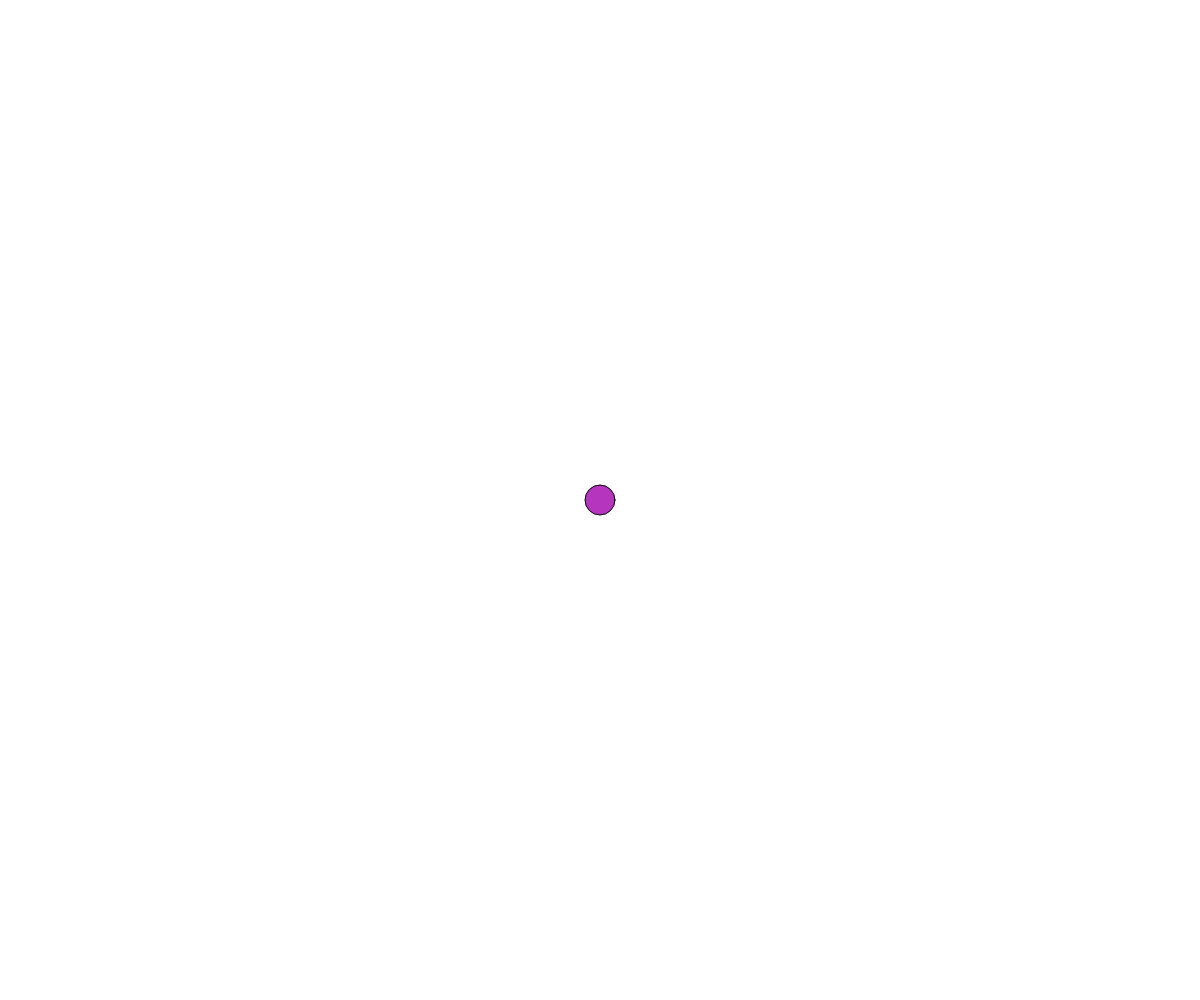
Frame 1 (no input)
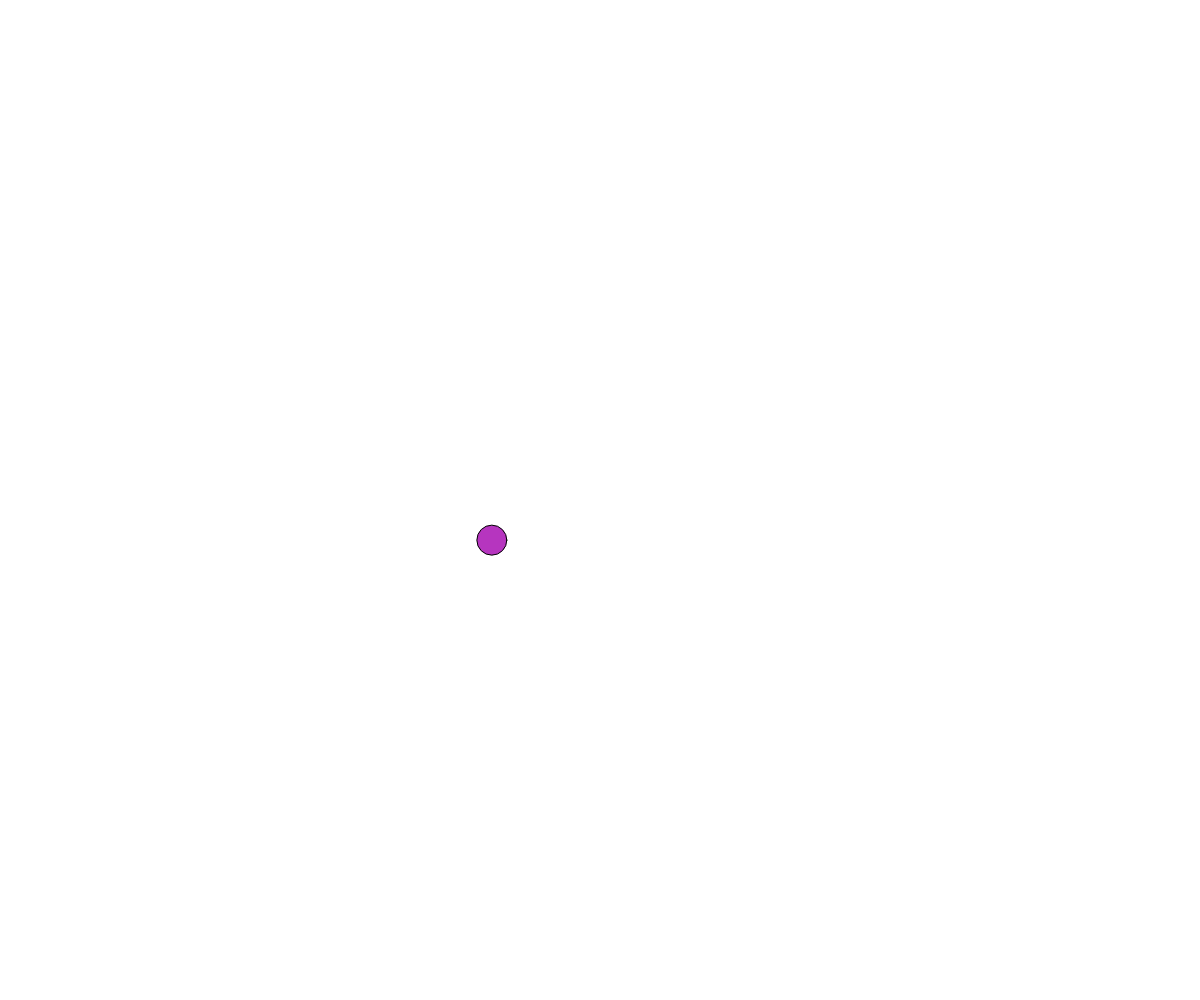
Frame 60 (no input)
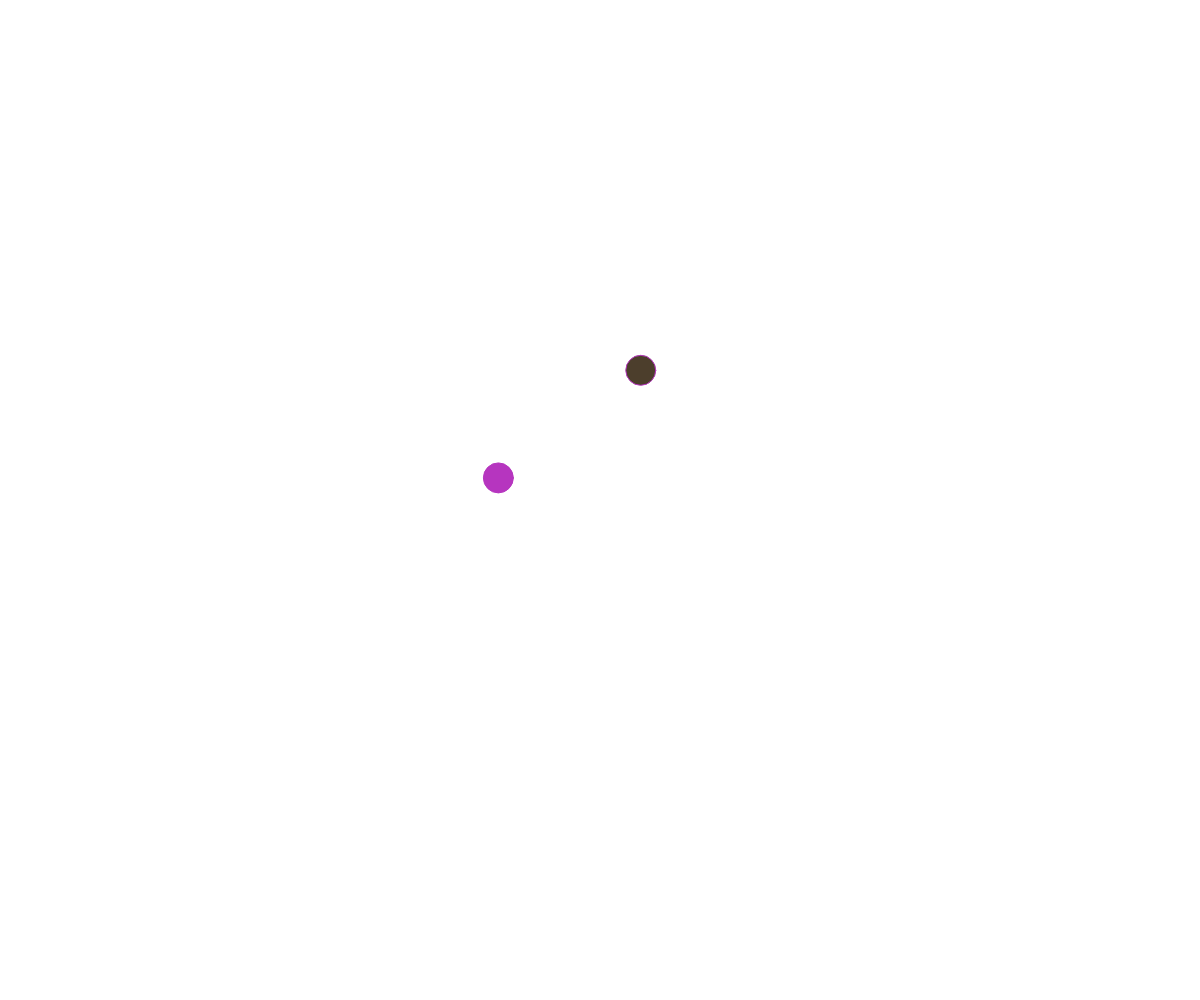
Frame 120 (the mouse pressed at the canvas centre since frame 60)

The p5.js sketch that drew these frames (run headless with seeded random() and noise() and a simulated clock; from frame 60 on, the mouse is pressed at the canvas centre):

// p5.js sketch
// ── sketch.js
// Nodes Demo
// Michael Zhu
// Nov 20, 2024
// mr scheuyasgiudiuahsdiuahsdiusahduiashduiahdsiuahdsaiudhaius periof 4 comp sci


// - describe what you did to take this project "above and beyond" <------nigger
let points = []

function setup() {
  createCanvas(windowWidth, windowHeight);
  spawnPoint(width/2,height/2)
}

function draw() {
  background("white");
  for (let p of points){
    p.display()
    p.update(points)
  }
}

function mousePressed(){
  spawnPoint(mouseX,mouseY)
}

function spawnPoint(x,y){
  let point = new MovingPoint(x,y)
  points.push(point)
}

class MovingPoint{
  constructor(x,y){
    this.x = x
    this.y = y
    this.speed = 5
    this.radius = 15
    this.color = color(random(255),random(255),random(255))
    this.xTime = random(1000)
    this.yTime = random(1000)
    this.deltaTime = 0.01
    this.reach = 150
  }

  display(){
    fill(this.color)
    circle(this.x,this.y,this.radius*2)
  }

  move(){
    let dx = noise(this.xTime)
    let dy = noise(this.yTime)

    this.dx = map(dx,0,1,-this.speed,this.speed)
    this.dy = map(dy,0,1,-this.speed,this.speed)

    this.x+=this.dx
    this.y+=this.dy

    this.xTime += this.deltaTime
    this.yTime += this.deltaTime
    
  }

  wrapAround(){
    if (this.x<0){
      this.x += width
    }
    if (this.x>width){
      this.x -=width
    }
    if (this.y<0){
      this.x += height
    }
    if (this.x>height){
      this.x -=height
    }
  }

  connectTo(pointsArray){
    for (let p of pointsArray){
      if (this !== p){
        let distance = dist(this.x,this.y,p.x,p.y)
        if (distance<this.reach){
          stroke(this.color)
          line(this.x,this.y,p.x,p.y)
        }
      }
    }
  }
  
  update(ps){
    this.move()
    this.wrapAround()
    this.connectTo(ps)
  }

  adjustSizeWithMouse(){
    let distance = dist(this.x,this.y,mouseX,mouseY)
    if (distance<this.reach){
      this.radius
    }
    else{
      this.radius = 15
    }
  }
}
